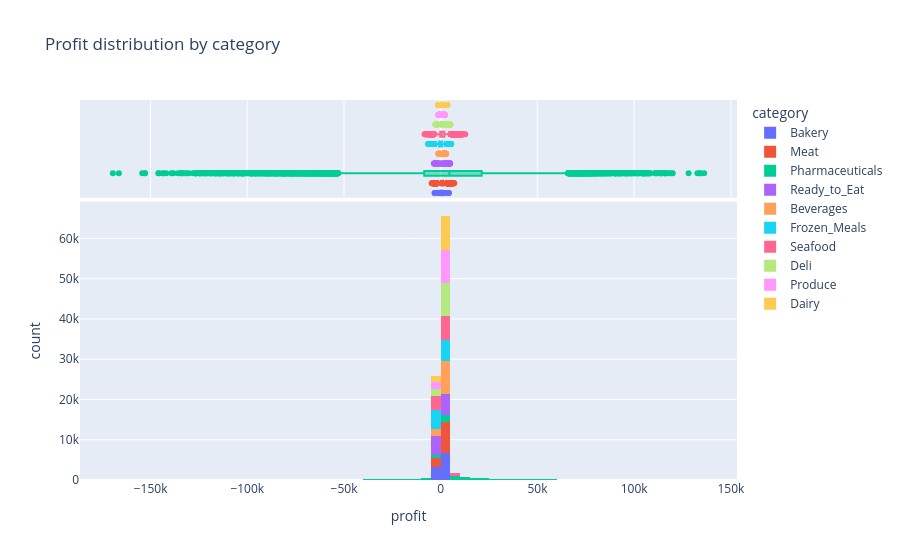

Notebook code cell kept with this figure:
### Code cell
fig = px.histogram(df, x="profit", color="category", nbins=80, marginal="box",
                   title="Profit distribution by category")
fig.write_html("figures/interactive_profit_distribution.html")
fig.show()

### Figure 1 — Plotly figure (JSON) as saved in the notebook; plotly's stock layout.template omitted (floating-point values rounded to 4 significant figures; data arrays with more than 128 entries replaced by an {"elided": "..."} marker saying what was removed)
{"data": [{"bingroup": "x", "hovertemplate": "category=Bakery<br>profit=%{x}<br>count=%{y}<extra></extra>", "legendgroup": "Bakery", "marker": {"color": "#636efa", "pattern": {"shape": ""}}, "name": "Bakery", "nbinsx": 80, "orientation": "v", "showlegend": true, "type": "histogram", "x": {"elided": "10039 float values"}, "xaxis": "x", "yaxis": "y"}, {"hovertemplate": "category=Bakery<br>profit=%{x}<extra></extra>", "legendgroup": "Bakery", "marker": {"color": "#636efa"}, "name": "Bakery", "notched": true, "showlegend": false, "type": "box", "x": {"elided": "10039 float values"}, "xaxis": "x2", "yaxis": "y2"}, {"bingroup": "x", "hovertemplate": "category=Meat<br>profit=%{x}<br>count=%{y}<extra></extra>", "legendgroup": "Meat", "marker": {"color": "#EF553B", "pattern": {"shape": ""}}, "name": "Meat", "nbinsx": 80, "orientation": "v", "showlegend": true, "type": "histogram", "x": {"elided": "10055 float values"}, "xaxis": "x", "yaxis": "y"}, {"hovertemplate": "category=Meat<br>profit=%{x}<extra></extra>", "legendgroup": "Meat", "marker": {"color": "#EF553B"}, "name": "Meat", "notched": true, "showlegend": false, "type": "box", "x": {"elided": "10055 float values"}, "xaxis": "x2", "yaxis": "y2"}, {"bingroup": "x", "hovertemplate": "category=Pharmaceuticals<br>profit=%{x}<br>count=%{y}<extra></extra>", "legendgroup": "Pharmaceuticals", "marker": {"color": "#00cc96", "pattern": {"shape": ""}}, "name": "Pharmaceuticals", "nbinsx": 80, "orientation": "v", "showlegend": true, "type": "histogram", "x": {"elided": "10120 float values"}, "xaxis": "x", "yaxis": "y"}, {"hovertemplate": "category=Pharmaceuticals<br>profit=%{x}<extra></extra>", "legendgroup": "Pharmaceuticals", "marker": {"color": "#00cc96"}, "name": "Pharmaceuticals", "notched": true, "showlegend": false, "type": "box", "x": {"elided": "10120 float values"}, "xaxis": "x2", "yaxis": "y2"}, {"bingroup": "x", "hovertemplate": "category=Ready_to_Eat<br>profit=%{x}<br>count=%{y}<extra></extra>", "legendgroup": "Ready_to_Eat", "marker": {"color": "#ab63fa", "pattern": {"shape": ""}}, "name": "Ready_to_Eat", "nbinsx": 80, "orientation": "v", "showlegend": true, "type": "histogram", "x": {"elided": "10049 float values"}, "xaxis": "x", "yaxis": "y"}, {"hovertemplate": "category=Ready_to_Eat<br>profit=%{x}<extra></extra>", "legendgroup": "Ready_to_Eat", "marker": {"color": "#ab63fa"}, "name": "Ready_to_Eat", "notched": true, "showlegend": false, "type": "box", "x": {"elided": "10049 float values"}, "xaxis": "x2", "yaxis": "y2"}, {"bingroup": "x", "hovertemplate": "category=Beverages<br>profit=%{x}<br>count=%{y}<extra></extra>", "legendgroup": "Beverages", "marker": {"color": "#FFA15A", "pattern": {"shape": ""}}, "name": "Beverages", "nbinsx": 80, "orientation": "v", "showlegend": true, "type": "histogram", "x": {"elided": "9901 float values"}, "xaxis": "x", "yaxis": "y"}, {"hovertemplate": "category=Beverages<br>profit=%{x}<extra></extra>", "legendgroup": "Beverages", "marker": {"color": "#FFA15A"}, "name": "Beverages", "notched": true, "showlegend": false, "type": "box", "x": {"elided": "9901 float values"}, "xaxis": "x2", "yaxis": "y2"}, {"bingroup": "x", "hovertemplate": "category=Frozen_Meals<br>profit=%{x}<br>count=%{y}<extra></extra>", "legendgroup": "Frozen_Meals", "marker": {"color": "#19d3f3", "pattern": {"shape": ""}}, "name": "Frozen_Meals", "nbinsx": 80, "orientation": "v", "showlegend": true, "type": "histogram", "x": {"elided": "9923 float values"}, "xaxis": "x", "yaxis": "y"}, {"hovertemplate": "category=Frozen_Meals<br>profit=%{x}<extra></extra>", "legendgroup": "Frozen_Meals", "marker": {"color": "#19d3f3"}, "name": "Frozen_Meals", "notched": true, "showlegend": false, "type": "box", "x": {"elided": "9923 float values"}, "xaxis": "x2", "yaxis": "y2"}, {"bingroup": "x", "hovertemplate": "category=Seafood<br>profit=%{x}<br>count=%{y}<extra></extra>", "legendgroup": "Seafood", "marker": {"color": "#FF6692", "pattern": {"shape": ""}}, "name": "Seafood", "nbinsx": 80, "orientation": "v", "showlegend": true, "type": "histogram", "x": {"elided": "9957 float values"}, "xaxis": "x", "yaxis": "y"}, {"hovertemplate": "category=Seafood<br>profit=%{x}<extra></extra>", "legendgroup": "Seafood", "marker": {"color": "#FF6692"}, "name": "Seafood", "notched": true, "showlegend": false, "type": "box", "x": {"elided": "9957 float values"}, "xaxis": "x2", "yaxis": "y2"}, {"bingroup": "x", "hovertemplate": "category=Deli<br>profit=%{x}<br>count=%{y}<extra></extra>", "legendgroup": "Deli", "marker": {"color": "#B6E880", "pattern": {"shape": ""}}, "name": "Deli", "nbinsx": 80, "orientation": "v", "showlegend": true, "type": "histogram", "x": {"elided": "9991 float values"}, "xaxis": "x", "yaxis": "y"}, {"hovertemplate": "category=Deli<br>profit=%{x}<extra></extra>", "legendgroup": "Deli", "marker": {"color": "#B6E880"}, "name": "Deli", "notched": true, "showlegend": false, "type": "box", "x": {"elided": "9991 float values"}, "xaxis": "x2", "yaxis": "y2"}, {"bingroup": "x", "hovertemplate": "category=Produce<br>profit=%{x}<br>count=%{y}<extra></extra>", "legendgroup": "Produce", "marker": {"color": "#FF97FF", "pattern": {"shape": ""}}, "name": "Produce", "nbinsx": 80, "orientation": "v", "showlegend": true, "type": "histogram", "x": {"elided": "10001 float values"}, "xaxis": "x", "yaxis": "y"}, {"hovertemplate": "category=Produce<br>profit=%{x}<extra></extra>", "legendgroup": "Produce", "marker": {"color": "#FF97FF"}, "name": "Produce", "notched": true, "showlegend": false, "type": "box", "x": {"elided": "10001 float values"}, "xaxis": "x2", "yaxis": "y2"}, {"bingroup": "x", "hovertemplate": "category=Dairy<br>profit=%{x}<br>count=%{y}<extra></extra>", "legendgroup": "Dairy", "marker": {"color": "#FECB52", "pattern": {"shape": ""}}, "name": "Dairy", "nbinsx": 80, "orientation": "v", "showlegend": true, "type": "histogram", "x": {"elided": "9964 float values"}, "xaxis": "x", "yaxis": "y"}, {"hovertemplate": "category=Dairy<br>profit=%{x}<extra></extra>", "legendgroup": "Dairy", "marker": {"color": "#FECB52"}, "name": "Dairy", "notched": true, "showlegend": false, "type": "box", "x": {"elided": "9964 float values"}, "xaxis": "x2", "yaxis": "y2"}], "layout": {"barmode": "relative", "legend": {"title": {"text": "category"}, "tracegroupgap": 0}, "title": {"text": "Profit distribution by category"}, "xaxis": {"anchor": "y", "domain": [0, 1], "title": {"text": "profit"}}, "xaxis2": {"anchor": "y2", "domain": [0, 1], "matches": "x", "showgrid": true, "showticklabels": false}, "yaxis": {"anchor": "x", "domain": [0, 0.7326], "title": {"text": "count"}}, "yaxis2": {"anchor": "x2", "domain": [0.7426, 1], "matches": "y2", "showgrid": false, "showline": false, "showticklabels": false, "ticks": ""}}}
